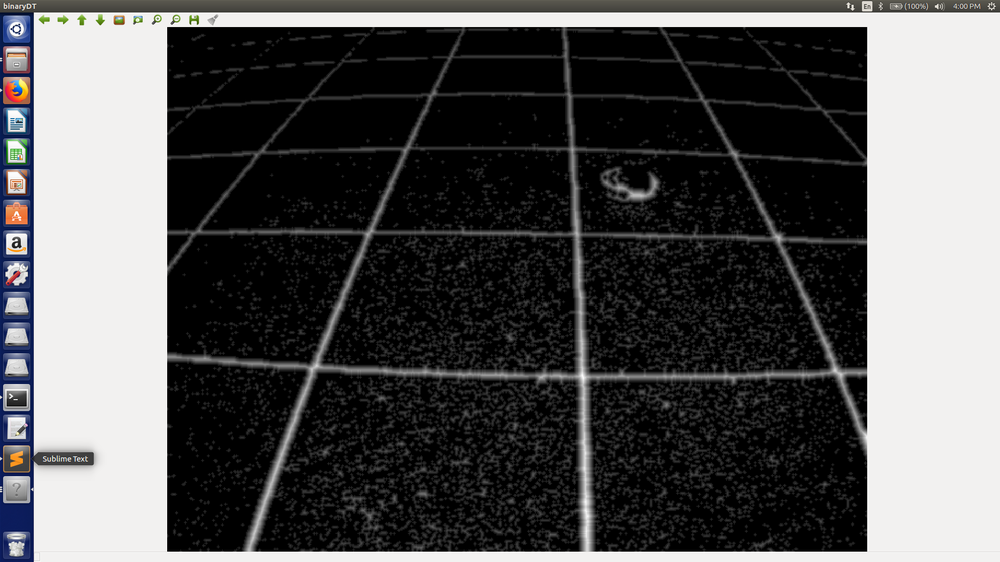
//> input picture task_ARK-task_Round/canny1.png, 1000 x 562 px, shrunk from 1920 x 1080 before the run
$ ./contour   (built with g++ and OpenCV 4)
//> lines starting //> are read from the running program, lines starting //| are printed output that depends on the picture; after the words box and inside, x2 and y2 are one past the last pixel; in counts of white or black regions, pixels touching at a corner belong together
#include "opencv2/highgui/highgui.hpp"
#include "opencv2/imgproc/imgproc.hpp"
#include "opencv2/core/core.hpp"
#include<iostream>
#include<stdio.h>
#include<stdlib.h>
#include<math.h>
using namespace cv;
using namespace std;
Mat src;
Mat src_grey;
int thresh=100;
int max_thresh=255;
RNG rng(12345);
void thresh_callback(int ,void *);
int main()
    {
       src_grey=imread("canny1.png",1);
//> src_grey is the input picture: 562 rows x 1000 cols, CV_8UC3; mean B, G, R 85, 84.8, 85

       namedWindow("win",WINDOW_NORMAL);

       createTrackbar("cannythresh","win",&thresh,max_thresh,thresh_callback);
       thresh_callback(thresh,NULL);
       imshow("win",src_grey);
       waitKey(0);
       return 0;
    }
void thresh_callback(int thresh ,void *saikat)
    {
//> called with thresh = 100
      Mat canny_output;
      vector < vector < Point > > contours;
      vector < Vec4i > hierarchy;
      Canny(src_grey,canny_output,thresh,thresh*2,3);
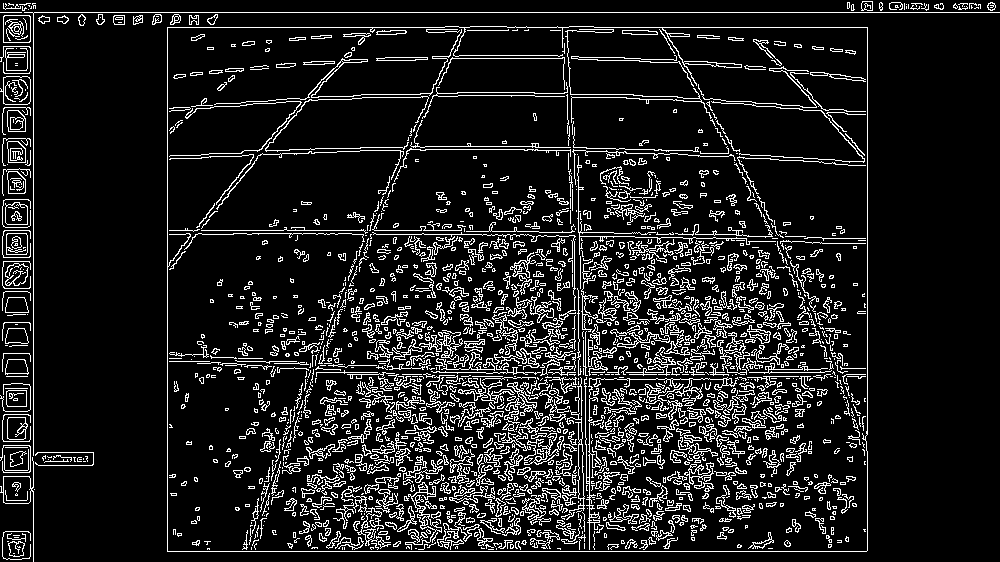
//> canny_output: 562 rows x 1000 cols, CV_8UC1; 11.6% white in thin lines or dots
      findContours(canny_output,contours,hierarchy,CV_RETR_TREE,CV_CHAIN_APPROX_SIMPLE,Point(0,0));
//> contours = 3211 contours, 2489 with area under 20; largest, box (x1, y1, x2, y2) and area: (167, 26, 868, 552) 366858, (167, 26, 868, 552) 366550, (0, 76, 31, 105) 744, (3, 76, 31, 105) 740, (0, 457, 34, 562) 734
      Mat drawing=Mat :: zeros(canny_output.size(),CV_8UC3);
      for(int i=0;i<contours.size();i++)
           {
             if (contourArea(contours[i]) >= 80)
                {
                   Scalar color=Scalar(rng.uniform(0,255),rng.uniform(0,255),rng.uniform(0,255));
                   drawContours(drawing, contours,i,color,2,8,hierarchy,0,Point());
                }
           }
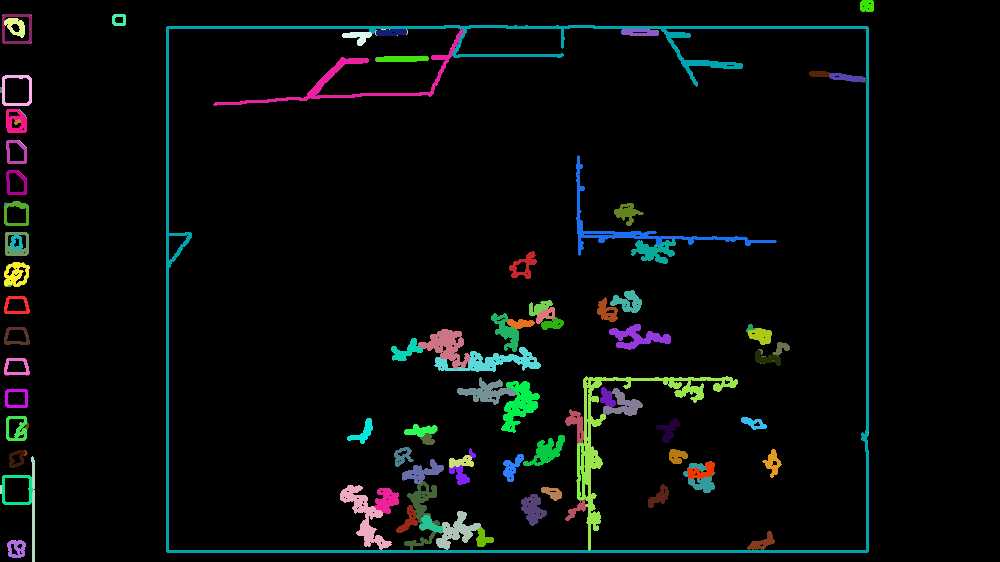
//> drawing: 562 rows x 1000 cols, CV_8UC3; mean B, G, R 9.9, 10.6, 7.2
           namedWindow("contours",CV_WINDOW_NORMAL);
           imshow("contours",drawing);
    }
